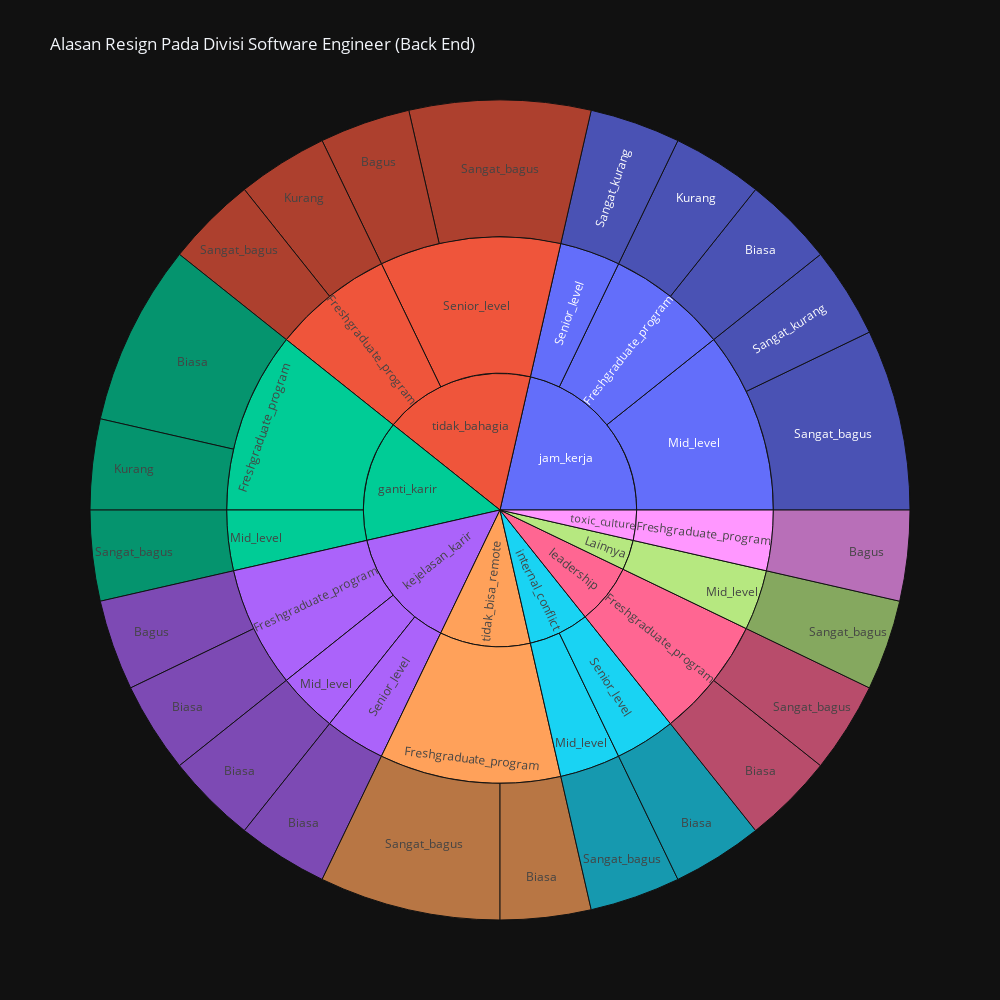

Here is the notebook cell this chart was saved with:
### Code cell
fig = px.sunburst(agg_all.reset_index(), path=['AlasanResign','JenjangKarir', 'PerformancePegawai'], values='resign',
                  hover_data=['resign'], template='plotly_dark', width=1000, height=1000,color_continuous_scale='PuRd',
                  title='Alasan Resign Pada Divisi Software Engineer (Back End)')
fig.show()

### Figure 1 — Plotly figure (JSON) as saved in the notebook; plotly's stock layout.template omitted (floating-point values rounded to 4 significant figures)
{"data": [{"branchvalues": "total", "customdata": [[1], [1], [1], [2], [1], [1], [1], [1], [1], [1], [1], [1], [1], [1], [1], [1], [2], [1], [1], [1], [2], [2], [1], [1], [3], [2], [2], [2], [2], [3], [1], [1], [1], [1], [3], [1], [1], [1], [1], [3], [1], [4], [2], [6], [4], [2], [5], [3], [1]], "domain": {"x": [0, 1], "y": [0, 1]}, "hovertemplate": "labels=%{label}<br>resign=%{customdata[0]}<br>parent=%{parent}<br>id=%{id}<extra></extra>", "ids": ["kejelasan_karir/Freshgraduate_program/Bagus", "toxic_culture/Freshgraduate_program/Bagus", "tidak_bahagia/Senior_level/Bagus", "ganti_karir/Freshgraduate_program/Biasa", "jam_kerja/Freshgraduate_program/Biasa", "kejelasan_karir/Freshgraduate_program/Biasa", "leadership/Freshgraduate_program/Biasa", "tidak_bisa_remote/Freshgraduate_program/Biasa", "kejelasan_karir/Mid_level/Biasa", "internal_conflict/Senior_level/Biasa", "kejelasan_karir/Senior_level/Biasa", "ganti_karir/Freshgraduate_program/Kurang", "jam_kerja/Freshgraduate_program/Kurang", "tidak_bahagia/Freshgraduate_program/Kurang", "leadership/Freshgraduate_program/Sangat_bagus", "tidak_bahagia/Freshgraduate_program/Sangat_bagus", "tidak_bisa_remote/Freshgraduate_program/Sangat_bagus", "Lainnya/Mid_level/Sangat_bagus", "ganti_karir/Mid_level/Sangat_bagus", "internal_conflict/Mid_level/Sangat_bagus", "jam_kerja/Mid_level/Sangat_bagus", "tidak_bahagia/Senior_level/Sangat_bagus", "jam_kerja/Mid_level/Sangat_kurang", "jam_kerja/Senior_level/Sangat_kurang", "ganti_karir/Freshgraduate_program", "jam_kerja/Freshgraduate_program", "kejelasan_karir/Freshgraduate_program", "leadership/Freshgraduate_program", "tidak_bahagia/Freshgraduate_program", "tidak_bisa_remote/Freshgraduate_program", "toxic_culture/Freshgraduate_program", "Lainnya/Mid_level", "ganti_karir/Mid_level", "internal_conflict/Mid_level", "jam_kerja/Mid_level", "kejelasan_karir/Mid_level", "internal_conflict/Senior_level", "jam_kerja/Senior_level", "kejelasan_karir/Senior_level", "tidak_bahagia/Senior_level", "Lainnya", "ganti_karir", "internal_conflict", "jam_kerja", "kejelasan_karir", "leadership", "tidak_bahagia", "tidak_bisa_remote", "toxic_culture"], "labels": ["Bagus", "Bagus", "Bagus", "Biasa", "Biasa", "Biasa", "Biasa", "Biasa", "Biasa", "Biasa", "Biasa", "Kurang", "Kurang", "Kurang", "Sangat_bagus", "Sangat_bagus", "Sangat_bagus", "Sangat_bagus", "Sangat_bagus", "Sangat_bagus", "Sangat_bagus", "Sangat_bagus", "Sangat_kurang", "Sangat_kurang", "Freshgraduate_program", "Freshgraduate_program", "Freshgraduate_program", "Freshgraduate_program", "Freshgraduate_program", "Freshgraduate_program", "Freshgraduate_program", "Mid_level", "Mid_level", "Mid_level", "Mid_level", "Mid_level", "Senior_level", "Senior_level", "Senior_level", "Senior_level", "Lainnya", "ganti_karir", "internal_conflict", "jam_kerja", "kejelasan_karir", "leadership", "tidak_bahagia", "tidak_bisa_remote", "toxic_culture"], "name": "", "parents": ["kejelasan_karir/Freshgraduate_program", "toxic_culture/Freshgraduate_program", "tidak_bahagia/Senior_level", "ganti_karir/Freshgraduate_program", "jam_kerja/Freshgraduate_program", "kejelasan_karir/Freshgraduate_program", "leadership/Freshgraduate_program", "tidak_bisa_remote/Freshgraduate_program", "kejelasan_karir/Mid_level", "internal_conflict/Senior_level", "kejelasan_karir/Senior_level", "ganti_karir/Freshgraduate_program", "jam_kerja/Freshgraduate_program", "tidak_bahagia/Freshgraduate_program", "leadership/Freshgraduate_program", "tidak_bahagia/Freshgraduate_program", "tidak_bisa_remote/Freshgraduate_program", "Lainnya/Mid_level", "ganti_karir/Mid_level", "internal_conflict/Mid_level", "jam_kerja/Mid_level", "tidak_bahagia/Senior_level", "jam_kerja/Mid_level", "jam_kerja/Senior_level", "ganti_karir", "jam_kerja", "kejelasan_karir", "leadership", "tidak_bahagia", "tidak_bisa_remote", "toxic_culture", "Lainnya", "ganti_karir", "internal_conflict", "jam_kerja", "kejelasan_karir", "internal_conflict", "jam_kerja", "kejelasan_karir", "tidak_bahagia", "", "", "", "", "", "", "", "", ""], "type": "sunburst", "values": [1, 1, 1, 2, 1, 1, 1, 1, 1, 1, 1, 1, 1, 1, 1, 1, 2, 1, 1, 1, 2, 2, 1, 1, 3, 2, 2, 2, 2, 3, 1, 1, 1, 1, 3, 1, 1, 1, 1, 3, 1, 4, 2, 6, 4, 2, 5, 3, 1]}], "layout": {"height": 1000, "legend": {"tracegroupgap": 0}, "title": {"text": "Alasan Resign Pada Divisi Software Engineer (Back End)"}, "width": 1000}}
